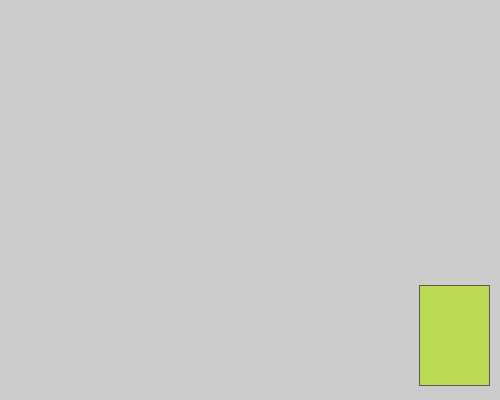
Frame 1 (no input)
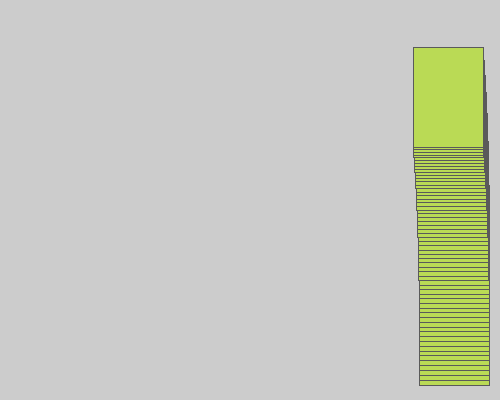
Frame 60 (the mouse pressed at the canvas centre just before this capture)
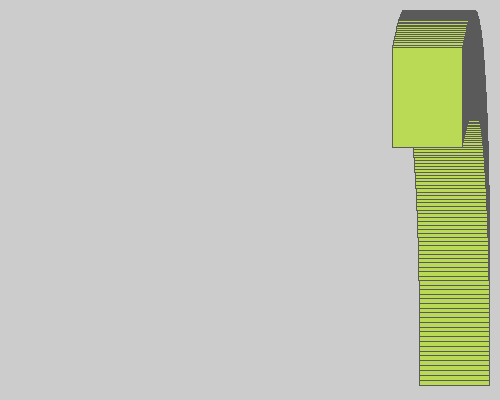
Frame 120 (the mouse held since frame 60 and released just before this capture)

The Processing sketch that drew these frames (run headless with seeded random() and noise(); from frame 60 on, the mouse is pressed at the canvas centre):

// Processing sketch: Solitaire
// ── Solitaire.pde
void setup() {
  size(500, 400);
  frameRate(240);
}

void draw() {
  fill(#BADA55);
  stroke(90);
  float padding = 10;
  float cardWidth = 70;
  float cardHeight = 100;
  rect(map(cos(radians(frameCount)/4), -1, 1, padding, width-cardWidth-padding), map(abs(sin(radians(frameCount))), 0, 1, height-cardHeight-padding, padding), 70, 100);
}
